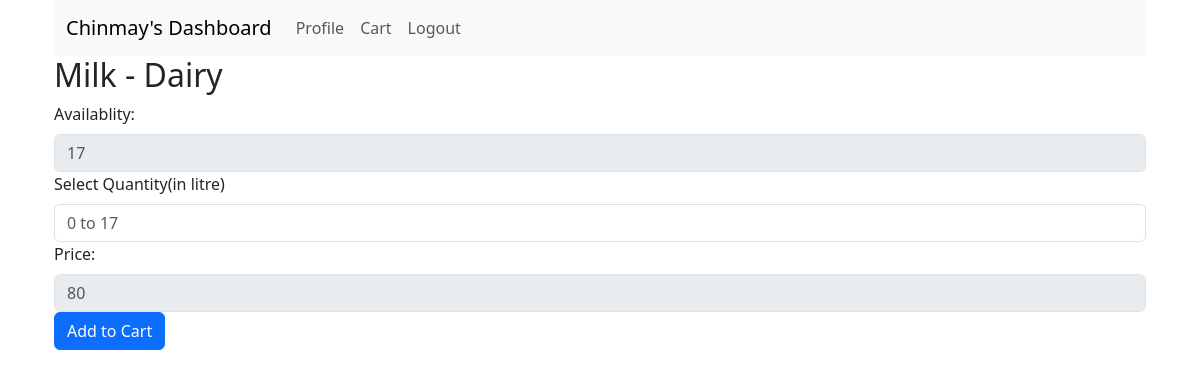
The page /user/1/3 on the database its author committed.
### application/models.py (models this page shows)
class User(db.Model):
    u_id=db.Column(db.Integer,primary_key=True)
    name=db.Column(db.String,nullable=False,unique=False)
    username=db.Column(db.String,unique=True,nullable=False)
    password=db.Column(db.String,nullable=False)

class Product(db.Model):
    p_id=db.Column(db.Integer,primary_key=True)
    name=db.Column(db.String,nullable=False,unique=True)
    category_id=db.Column(db.Integer,db.ForeignKey("category.c_id"),nullable=False)
    unit=db.Column(db.String(6),nullable=False)
    quantity=db.Column(db.Integer,nullable=False)
    cost=db.Column(db.Integer,nullable=False)

class Category(db.Model):
    c_id=db.Column(db.Integer,primary_key=True)
    name=db.Column(db.String,unique=True,nullable=False)
    items=db.relationship("Product",backref="product_type")

### application/controllers2.py (the view, shortened to what this page needs)
@app.route("/user/<int:uid>/<int:pid>",methods=["GET","POST"])
def add_product_to_cart(uid,pid):
    u=User.query.get(uid)
    p=Product.query.get(pid)
    if request.method=="GET":
        return render_template("add_product_to_cart.html",u=u,p=p)

### templates/add_product_to_cart.html (shortened to what this page needs)
{%extends "base.html"%}
{%block content %}
<div class="container">
    <div class="container" >
        <nav class="navbar navbar-expand-lg bg-body-tertiary" style="background-color: #a0a3a5;">
            <div class="container-fluid">
              <a class="navbar-brand" href="/user/{{u.u_id}}">{{u.name}}'s Dashboard</a>
              <div class="collapse navbar-collapse" id="navbarNav">
                <ul class="navbar-nav">
                  <li class="nav-item">
                    <a class="nav-link" aria-current="page" href="/user/{{u.u_id}}/profile">Profile</a>
                  </li>
                  <li class="nav-item">
                    <a class="nav-link" aria-current="page" href="/user/{{u.u_id}}/cart">Cart</a>
                  </li>
                  <li class="nav-item">
                    <a class="nav-link" href="/">Logout</a>
                  </li>
                </ul>
              </div>
            </div>
        </nav>
        <h2>{{p.name}} - {{p.product_type.name}}</h2>
        <div>
        <form action="/user/{{u.u_id}}/{{p.p_id}}" method="POST">
            <label for="available" class="form-label">Availablity:</label>
            <input class="form-control" type="text" placeholder="{{p.quantity}}" id="available" disabled>
            <label for="quantity" class="form-label">Select Quantity(in {{p.unit}})</label>
            <input type="Integer" class="form-control" placeholder="0 to {{p.quantity}}" id="quantity" name="quantity">
            <label for="Cost" class="form-label">Price:</label>
            <input class="form-control" type="text" placeholder="{{p.cost}}" id="Cost" disabled>
            <input class="btn btn-primary" type="submit" value="Add to Cart">
        </form>
        </div>
</div>
{%endblock%}

### rows shown on the page
User: name "Chinmay"
Product: name "Milk", quantity "17", unit "litre", quantity "0 to 17", cost "80"
Category: product_type.name "Dairy"
